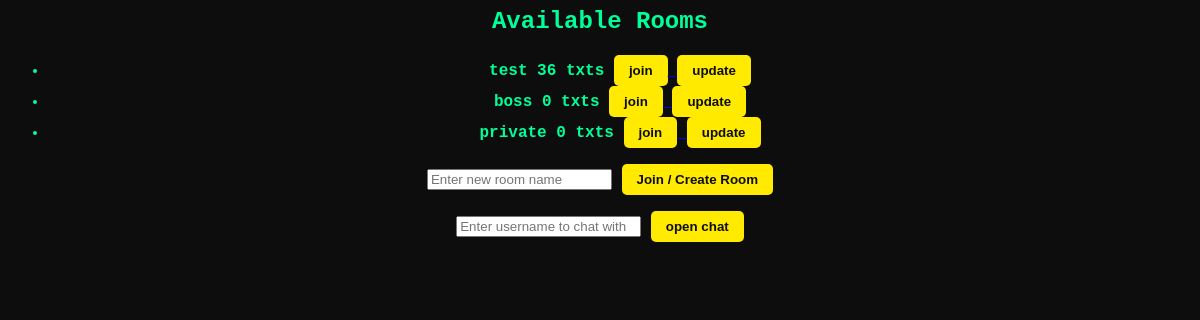
Page /chat/ (signed in) on the committed database.
### chat/models.py (models this page shows, shortened)
class Room(models.Model):
    name = models.CharField(max_length=28,null=False,unique=True)
    desc = models.TextField(null=True)
    status = models.ForeignKey(Status, on_delete=models.CASCADE, null=True)  # Use ForeignKey to Status
    creation_time = models.DateTimeField(auto_now_add=True)
    update_time = models.DateTimeField(auto_now_add=True)
    created_by = models.ForeignKey(
        settings.AUTH_USER_MODEL, null=True, related_name='room_created', on_delete=models.CASCADE
    )

### chat/views.py (the view)
# urls.py: path('', room_list, name='room_list'),
def room_list(request):
    username = request.user.username
    rooms = Room.objects.all()
    count_list = []
    for room in rooms:
        m = Message.objects.filter(room__name=room.name).count()
        count_list.append({"name":room.name,'count':m})
    return render(request, 'room_list.html', {'count_list':count_list,'username':username,'rooms': rooms})

### chat/templates/room_list.html (shortened to what this page needs)
<head>
</head>
<h2>Available Rooms</h2>
<ul>
  {% for room in rooms %}
    {% for i in count_list %}
    <div>
      {% if i.name == room.name%}
      <li>
        <b>{{ room.name }}</b>
        <b>{{i.count}} txts</b>
        <a href="{% url 'chat_room' room.name %}">
        <button> join</button>
        </a>
        {% if room.created_by == request.user %}
        <a href="{% url 'update' room.name %}">
        <button>update</button>
        </a>
        {%endif%}
    </li>
    {%endif%}
</div>
    {%endfor%}
  {% endfor %}
</ul>
<form id="room_name" method="get" action="{% url 'chat_room' ' ' %}">
    <input name="room" id="room" placeholder="Enter new room name" />
    <button onclick="set_url()" type="submit">Join / Create Room</button>
</form>
<form id="private" method="get" action="{% url 'private_chat' ' ' %}">
    <input name="user" id="user" placeholder="Enter username to chat with" />
    <button onclick="set_private_url()" type="submit"> open chat</button>
</form>

### chat/templates/room_list.html (style rules this page uses)
button { padding: 8px 15px; background: #FFEA00; border: none; color: #0d0d0d; font-weight: bold; cursor: pointer; border-radius: 5px; transition: 0.3s; }

### rows in the picture
Room: name "test", count "36"
Room: name "boss", count "0"
Room: name "private", count "0"
